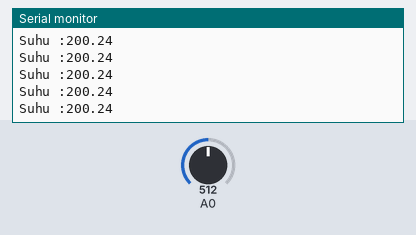
Bench run of a sketch on a simulated Arduino Uno, built with avr-gcc and run on an emulated ATmega328P. On the bench: the last lines printed to the serial monitor. The inputs (shaded band) are chosen by the test bench; at power-on: A0 = 512.

Above: at 1.2 s.
1.3 s: A0 set to 716
At 2.2 s:
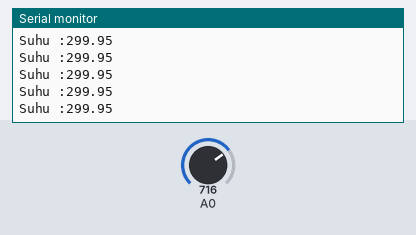
4.3 s: A0 set to 900
At 5.1 s:
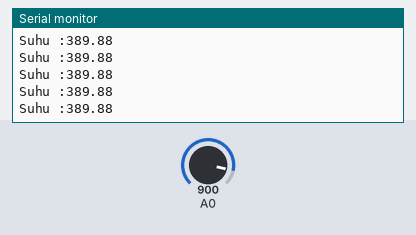
Timing chart, 0 to 7.3 s (numbered marks = the images above; inputs shaded):
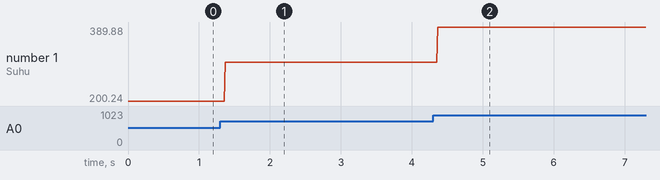

The sketch:

Kode.ino
```cpp
int nilaiAnalog;
float nilaiTegangan;
float nilaiSuhu;

void setup()
{
  Serial.begin(9600);
  pinMode(A0,INPUT);

}

void loop()
{
  nilaiAnalog = analogRead(A0);
  nilaiTegangan = (float(nilaiAnalog)/1023)*5;

  // 10mV = perubahan 1 derajat celcius
  // 1 mV = 1/10 derajat celcius
  nilaiSuhu = ((nilaiTegangan - 0.5)*1000)/10;
  Serial.print("Suhu :");
  Serial.println(nilaiSuhu);

}
```

Measured:
- after the input at 1.3 s, the serial monitor: prints a new line after 0.07 s (image 1)
- after the input at 4.3 s, the serial monitor: prints a new line after 0.07 s (image 2)
- plotted number 1: 200.24 → 299.95 after the input at 1.3 s, 299.95 → 389.88 after the input at 4.3 s
